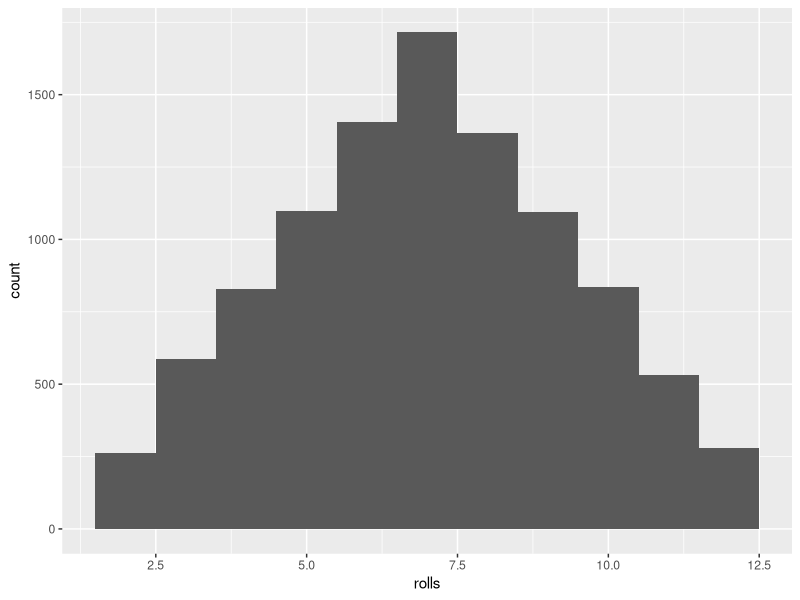
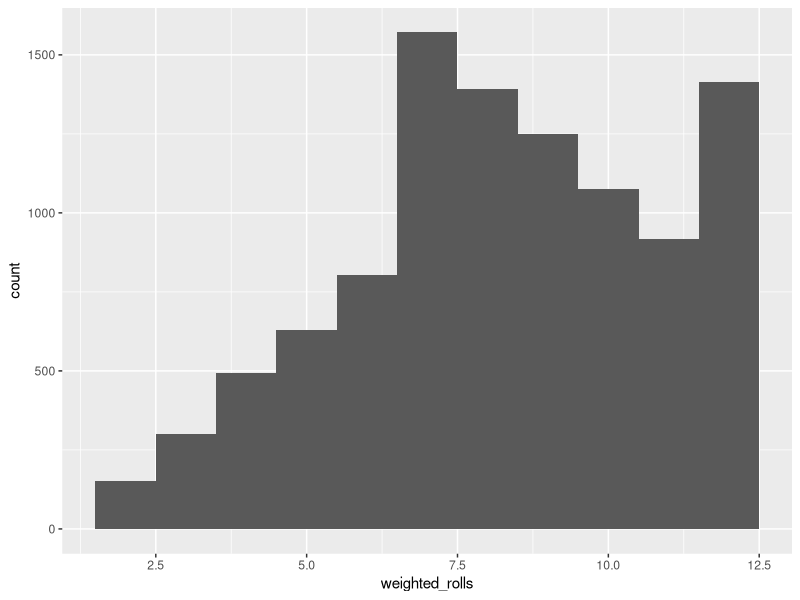

Reproduce these figures in R, in order.
# Weighted Dice in R
# Based on "Hands-On Programming with R" (Garrett Grolemund)
# Project 1: https://rstudio-education.github.io/hopr/project-1-weighted-dice.html

# Simulates rolling a pair of dice, visualizes the distribution
# of results with ggplot2, then "weights" one die so that it
# rolls a 6 more often, and compares the resulting distribution.

# Load into library
library(ggplot2)

# 1. A fair roll of two six-sided dice

roll <- function() {
  die <- 1:6
  dice <- sample(x = die, size = 2, replace = TRUE)
  sum(dice)
}


# 2. Simulate many fair rolls and plot the distribution
# (qplot is deprecated, used ggplot instead)

rolls <- replicate(n = 10000, expr = roll())

ggplot(data = data.frame(x = rolls), mapping = aes(x = rolls)) +
  geom_histogram(binwidth = 1)

# The frequency of sums is roughly normally distributed, since
# the probability of rolling any number on a single fair die is
# 1/6, and summing two dice averages out to a bell-shaped curve.

# 3. Weight one die so 6 comes up more often

# If the probability of rolling a 6 is increased on one die, the
# sum of the two dice will trend higher on average.
# New probabilities: P(1) = P(2) = P(3) = P(4) = P(5) = 1/8, P(6) = 3/8

weighted_roll <- function() {
  die <- 1:6
  dice <- sample(x = die, size = 2, replace = TRUE,
                 prob = c(1/8, 1/8, 1/8, 1/8, 1/8, 3/8))
  sum(dice)
}

weighted_rolls <- replicate(10000, weighted_roll())

ggplot(data = data.frame(x = weighted_rolls), mapping = aes(x = weighted_rolls)) +
  geom_histogram(binwidth = 1)

# The two distributions can now be compared.
